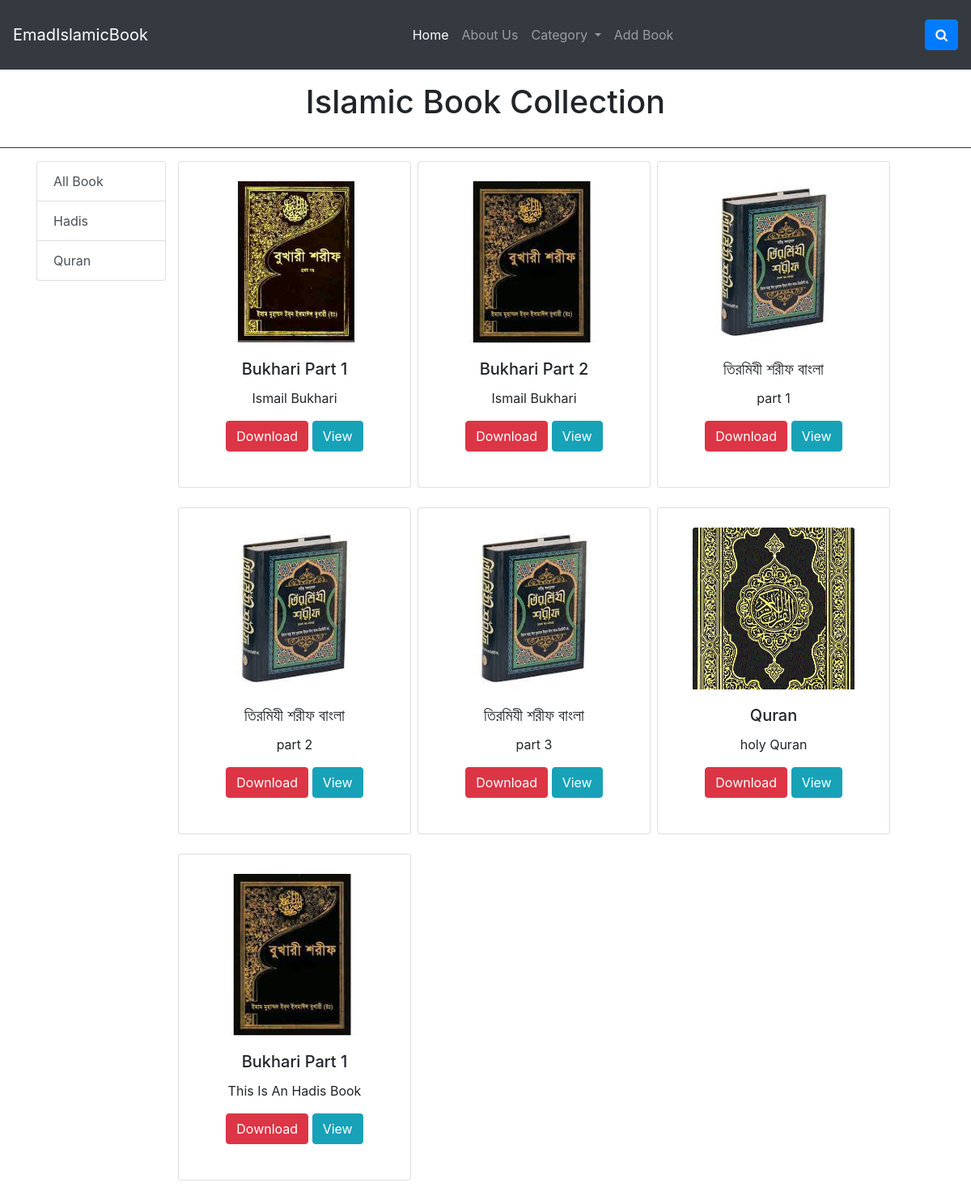
The page / on the database its author committed.
### myapp/models/category.py (models this page shows, shortened)
class PdfCategory(models.Model):
    category = models.CharField(max_length=100)

### myapp/models/pdfshow.py (models this page shows)
class PdfBook(models.Model):
    title = models.CharField(max_length=122)
    description = models.CharField(max_length=255, blank=True)
    category = models.ForeignKey(PdfCategory, on_delete=models.CASCADE)
    document = models.FileField(upload_to='documents/')
    coverpage_photo = models.ImageField(
        upload_to='images/', default='image.png')
    uploaded_at = models.DateTimeField(auto_now_add=True)

### myapp/views/home.py (the view, shortened to what this page needs)
# urls.py: path('', HomeView.as_view(), name='home'),
class HomeView(View):
    def get(self, request):
        data = PdfBook.objects.all()
        mycategory = PdfCategory.objects.all()
        for i in data:
            print(i.document)
        return render(request, 'home.html', {'data': data, 'mycategory': mycategory})

### myapp/templates/home.html (shortened to what this page needs)
{% extends 'base.html' %}
{% block content %}
<h1 class="text-center p-3">Islamic Book Collection</h1>
<hr class="bg-dark">
<div class="container">
    <div class="row">
        <div class="col-lg-2">
            <div class="list-group">
                <a href="/" class="list-group-item list-group-item-action" aria-current="true">
                    All Book
                </a>
                {% for cat in mycategory %}
                <a href="{% url 'showcat' cat.id %}"
                    class="list-group-item {{category}}  list-group-item-action">{{cat.category}}</a>
                {% endfor %}
            </div>
        </div>
        <div class="col-lg-10">
            <div class="row text-center">
                {% for alldata in data %}
                <div class="card  mr-2 p-4 mb-4" style="width: 18rem;">
                    <img src="{{alldata.coverpage_photo.url}}" class="card-img-top" alt="...">
                    <div class="card-body">
                        <h5 class="card-title">{{alldata.title}}</h5>
                        <p class="card-text">{{alldata.description}}</p>
                        <a href="{{alldata.document.url}}" class="btn btn-danger" download>Download</a>
                        <a href="{% url 'pdf_view' alldata.id %}" class="btn btn-info">View</a>
                    </div>
                </div>
                {% endfor %}
            </div>
        </div>
    </div>
</div>
{% endblock %}

### myapp/templates/base.html (shortened to what this page needs)
<!doctype html>
<html lang="en">
<head>
    <link rel="stylesheet" href="https://cdn.jsdelivr.net/npm/bootstrap@4.6.0/dist/css/bootstrap.min.css"
>
    <link rel="stylesheet" href="https://cdnjs.cloudflare.com/ajax/libs/font-awesome/4.7.0/css/font-awesome.min.css">
</head>
<body>
    <nav class="navbar navbar-expand-lg navbar-dark bg-dark">
        <a class="navbar-brand" href="/">EmadIslamicBook</a>
        <div class="collapse navbar-collapse" id="navbarSupportedContent">
            <ul class="navbar-nav mr-auto ml-auto">
                <li class="nav-item active">
                    <a class="nav-link" href="/">Home <span class="sr-only">(current)</span></a>
                </li>
                <li class="nav-item">
                    <a class="nav-link" href="#">About Us</a>
                </li>
                <li class="nav-item dropdown">
                    <a class="nav-link dropdown-toggle" href="#" id="navbarDropdown" role="button"
                        data-toggle="dropdown" aria-haspopup="true" aria-expanded="false">
                        Category
                    </a>
                </li>
                <li class="nav-item">
                    <a class="nav-link" href="{% url 'addpdf' %}">Add Book</a>
                </li>
            </ul>
            <p class="mt-3">
                <button class="btn btn-primary" type="button" data-toggle="collapse" data-target="#collapseExample"
                    aria-expanded="false" aria-controls="collapseExample">
                    <i class="fa fa-search" aria-hidden="true"></i>
                </button>
            </p>
        </div>
    </nav>
    {% block content %} {% endblock %}
</body>
</html>

### myapp/templates/home.html (style rules this page uses)
.card img { width: 200px; height: 200px; object-fit: cover; margin: auto; }

### rows shown on the page
PdfCategory: category "Hadis"
PdfCategory: category "Quran"
PdfBook: coverpage_photo (picture), title "Bukhari Part 1", description "Ismail Bukhari"
PdfBook: coverpage_photo (picture), title "Bukhari Part 2", description "Ismail Bukhari"
PdfBook: coverpage_photo (picture), title "তিরমিযী শরীফ বাংলা", description "part 1"
PdfBook: coverpage_photo (picture), title "তিরমিযী শরীফ বাংলা", description "part 2"
PdfBook: coverpage_photo (picture), title "তিরমিযী শরীফ বাংলা", description "part 3"
PdfBook: coverpage_photo (picture), title "Quran", description "holy Quran"
PdfBook: coverpage_photo (picture), title "Bukhari Part 1", description "This Is An Hadis Book"
